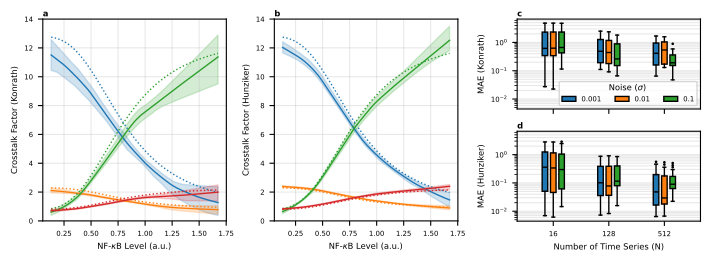

The Python source for this figure:
import pandas as pd
import numpy as np
import matplotlib.pyplot as plt
import matplotlib.patches as mpatches
from pathlib import Path
from scipy.interpolate import interp1d

# ---------------------------------------------------------------------------
# Paths & config
# ---------------------------------------------------------------------------
project_root    = Path(__file__).resolve().parents[3]
code_root       = project_root / "code"
EXPERIMENT_ROOT = code_root / "experiments" / "multivariate" / "multivariate_study_2026-02-10_182131"

SEEDS               = range(10)
NOISE_CROSSTALK     = 0.1
N_SIGNALS_CROSSTALK = 128
VALID_N             = [16, 128, 512]
VALID_NOISE         = [0.001, 0.01, 0.1]

# ---------------------------------------------------------------------------
# Figure layout
# ---------------------------------------------------------------------------
plt.rcParams.update({"font.size": 6, "axes.labelsize": 6, "axes.titlesize": 6,
                     "xtick.labelsize": 5, "ytick.labelsize": 5,
                     "legend.fontsize": 5, "lines.linewidth": 0.1})

plt.rcParams.update({"font.size": 6, "axes.labelsize": 6, "axes.titlesize": 6,
                     "xtick.labelsize": 5, "ytick.labelsize": 5,
                     "legend.fontsize": 5, "lines.linewidth": 0.1,
                     "axes.linewidth": 0.5,
                     "xtick.major.width": 0.5, "ytick.major.width": 0.5,
                     "xtick.major.size": 2,   "ytick.major.size": 2})

grid_keywords = {"ls": "-", "alpha": 0.1, "lw": 0.1, 'c': 'k'}

fig = plt.figure(figsize=(7.00787, 2.5), constrained_layout=True)
sf_ct, sf_mae = fig.subfigures(1, 2, width_ratios=[2, 1], wspace=0.01)

# Left subfigure: crosstalk panels side-by-side (1 row × 2 cols), shared y-axis
gs_ct = sf_ct.add_gridspec(nrows=1, ncols=2, wspace=0.01)
ax_ct_konrath  = sf_ct.add_subplot(gs_ct[0, 0])
ax_ct_hunziker = sf_ct.add_subplot(gs_ct[0, 1], sharey=ax_ct_konrath)

# Right subfigure: MAE boxplots stacked (2 rows × 1 col), shared x-axis
gs_mae = sf_mae.add_gridspec(nrows=2, ncols=1, hspace=0.01)
ax_mae_konrath  = sf_mae.add_subplot(gs_mae[0, 0])
ax_mae_hunziker = sf_mae.add_subplot(gs_mae[1, 0], sharex=ax_mae_konrath, sharey=ax_mae_konrath)
ax_mae_konrath.tick_params(labelbottom=False)

ct_colors  = ["C0", "C1", "C2", "C3"]
mae_colors = ["C0", "C1", "C2"]
width      = 0.1
gap        = 1.5
offsets    = [-width * gap, 0, width * gap]
indices    = np.arange(len(VALID_N))

# ---------------------------------------------------------------------------
# Crosstalk — Konrath
# ---------------------------------------------------------------------------
experiments_ct_konrath = []
for item in EXPERIMENT_ROOT.iterdir():
    if not item.is_dir() or not item.name.startswith("konrath2020"):
        continue
    parts = item.name.split("_")
    try:
        if int(parts[-1][1:]) != N_SIGNALS_CROSSTALK or float(parts[-2]) != NOISE_CROSSTALK:
            continue
        experiments_ct_konrath.append({"path": item, "function": "_".join(parts[1:-2])})
    except Exception:
        continue
experiments_ct_konrath.sort(key=lambda x: x["function"])

for i, exp in enumerate(experiments_ct_konrath):
    collected = []
    for seed in SEEDS:
        f = exp["path"] / f"run_seed_{seed}" / "learned_vs_true_crosstalk_factor_values.csv"
        if f.exists():
            try:
                collected.append(pd.read_csv(f))
            except Exception:
                pass
    if not collected:
        continue
    all_x = pd.concat([d["nfkb_flat"] for d in collected])
    grid  = np.linspace(all_x.min(), all_x.max(), 100)
    true_y, pred_list = None, []
    for df in collected:
        df = df.sort_values("nfkb_flat")
        if true_y is None:
            true_y = interp1d(df["nfkb_flat"], df["true_synth_factor"],
                              kind="linear", fill_value="extrapolate")(grid)
        pred_list.append(interp1d(df["nfkb_flat"], df["pred_synth_factor"],
                                  kind="linear", fill_value="extrapolate")(grid))
    preds = np.array(pred_list)
    color = ct_colors[i % len(ct_colors)]
    label = exp["function"].replace("monoton_", "").replace("hill", "").replace("_", " ").strip().title()
    ax_ct_konrath.plot(grid, true_y,             color=color, ls=":", lw=1)
    ax_ct_konrath.plot(grid, preds.mean(axis=0), color=color, ls="-", lw=1, label=label)
    ax_ct_konrath.fill_between(grid, np.percentile(preds, 5, axis=0),
                               np.percentile(preds, 95, axis=0), color=color, alpha=0.2)

ax_ct_konrath.set_xlabel(r"NF-$\kappa$B Level (a.u.)")
ax_ct_konrath.grid(True, **grid_keywords)
ax_ct_konrath.set_ylabel("Crosstalk Factor (Konrath)", fontsize=6)
ax_ct_konrath.set_ylim(0, 14)

# ---------------------------------------------------------------------------
# Crosstalk — Hunziker
# ---------------------------------------------------------------------------
experiments_ct_hunziker = []
for item in EXPERIMENT_ROOT.iterdir():
    if not item.is_dir() or not item.name.startswith("hunziker2010"):
        continue
    parts = item.name.split("_")
    try:
        if int(parts[-1][1:]) != N_SIGNALS_CROSSTALK or float(parts[-2]) != NOISE_CROSSTALK:
            continue
        experiments_ct_hunziker.append({"path": item, "function": "_".join(parts[1:-2])})
    except Exception:
        continue
experiments_ct_hunziker.sort(key=lambda x: x["function"])

for i, exp in enumerate(experiments_ct_hunziker):
    collected = []
    for seed in SEEDS:
        f = exp["path"] / f"run_seed_{seed}" / "learned_vs_true_crosstalk_factor_values.csv"
        if f.exists():
            try:
                collected.append(pd.read_csv(f))
            except Exception:
                pass
    if not collected:
        continue
    all_x = pd.concat([d["nfkb_flat"] for d in collected])
    grid  = np.linspace(all_x.min(), all_x.max(), 100)
    true_y, pred_list = None, []
    for df in collected:
        df = df.sort_values("nfkb_flat")
        if true_y is None:
            true_y = interp1d(df["nfkb_flat"], df["true_synth_factor"],
                              kind="linear", fill_value="extrapolate")(grid)
        pred_list.append(interp1d(df["nfkb_flat"], df["pred_synth_factor"],
                                  kind="linear", fill_value="extrapolate")(grid))
    preds = np.array(pred_list)
    color = ct_colors[i % len(ct_colors)]
    label = exp["function"].replace("monoton_", "").replace("hill", "").replace("_", " ").strip().title()
    ax_ct_hunziker.plot(grid, true_y,             color=color, ls=":", lw=1)
    ax_ct_hunziker.plot(grid, preds.mean(axis=0), color=color, ls="-", lw=1, label=label)
    ax_ct_hunziker.fill_between(grid, np.percentile(preds, 5, axis=0),
                                np.percentile(preds, 95, axis=0), color=color, alpha=0.2)

ax_ct_hunziker.set_xlabel(r"NF-$\kappa$B Level (a.u.)")
ax_ct_hunziker.grid(True, **grid_keywords)
ax_ct_hunziker.set_ylabel("Crosstalk Factor (Hunziker)", fontsize=6)
ax_ct_hunziker.set_ylim(0, 14)

# Shared legend spanning both crosstalk panels
handles, labels = ax_ct_konrath.get_legend_handles_labels()
#sf_ct.legend(handles, labels, loc="lower center", ncol=len(handles),
#             fontsize=5, columnspacing=1, handlelength=1.5)

# ---------------------------------------------------------------------------
# MAE — Konrath
# ---------------------------------------------------------------------------
rows_konrath = []
for item in EXPERIMENT_ROOT.iterdir():
    if not item.is_dir() or not item.name.startswith("konrath2020"):
        continue
    parts = item.name.split("_")
    try:
        n_signals = int(parts[-1][1:])
        noise     = float(parts[-2])
    except Exception:
        continue
    for seed in SEEDS:
        f = item / f"run_seed_{seed}" / "learned_vs_true_crosstalk_factor_values.csv"
        if not f.exists():
            continue
        try:
            df        = pd.read_csv(f).sort_values("nfkb_flat")
            grid      = np.linspace(df["nfkb_flat"].min(), df["nfkb_flat"].max(), 500)
            true_vals = np.interp(grid, df["nfkb_flat"].values, df["true_synth_factor"].values)
            pred_vals = np.interp(grid, df["nfkb_flat"].values, df["pred_synth_factor"].values)
            rows_konrath.append({"n_signals": n_signals, "noise": noise,
                                 "mae": np.mean(np.abs(true_vals - pred_vals))})
        except Exception:
            pass

df_mae_konrath = pd.DataFrame(rows_konrath)
df_mae_konrath = df_mae_konrath[df_mae_konrath["n_signals"].isin(VALID_N) & df_mae_konrath["noise"].isin(VALID_NOISE)]

for i, noise_val in enumerate(VALID_NOISE):
    groups = [df_mae_konrath[(df_mae_konrath["n_signals"] == n) & (df_mae_konrath["noise"] == noise_val)]["mae"].values
              for n in VALID_N]
    ax_mae_konrath.boxplot(groups, positions=indices + offsets[i], widths=width,
                           patch_artist=True, showfliers=True,
                           boxprops=dict(facecolor=mae_colors[i], color="black", alpha=1),
                           medianprops=dict(color="black"),
                           whiskerprops=dict(color="black"),
                           capprops=dict(color="black"),
                           flierprops = dict(marker='o', markerfacecolor='k', markersize=1,
                  linestyle='none', markeredgecolor='k'))

ax_mae_konrath.set_xticks(indices)
ax_mae_konrath.set_xticklabels(VALID_N)
ax_mae_konrath.set_yscale("log")
ax_mae_konrath.set_ylabel("MAE (Konrath)")
ax_mae_konrath.grid(True, axis="y", which="both", **grid_keywords)
ax_mae_konrath.legend(handles=[mpatches.Patch(facecolor=mae_colors[i], edgecolor="black", label=str(v))
                                for i, v in enumerate(VALID_NOISE)],
                      title=r"Noise ($\sigma$)", loc="lower right", ncols=3)

# ---------------------------------------------------------------------------
# MAE — Hunziker
# ---------------------------------------------------------------------------
rows_hunziker = []
for item in EXPERIMENT_ROOT.iterdir():
    if not item.is_dir() or not item.name.startswith("hunziker2010"):
        continue
    parts = item.name.split("_")
    try:
        n_signals = int(parts[-1][1:])
        noise     = float(parts[-2])
    except Exception:
        continue
    for seed in SEEDS:
        f = item / f"run_seed_{seed}" / "learned_vs_true_crosstalk_factor_values.csv"
        if not f.exists():
            continue
        try:
            df        = pd.read_csv(f).sort_values("nfkb_flat")
            grid      = np.linspace(df["nfkb_flat"].min(), df["nfkb_flat"].max(), 500)
            true_vals = np.interp(grid, df["nfkb_flat"].values, df["true_synth_factor"].values)
            pred_vals = np.interp(grid, df["nfkb_flat"].values, df["pred_synth_factor"].values)
            rows_hunziker.append({"n_signals": n_signals, "noise": noise,
                                  "mae": np.mean(np.abs(true_vals - pred_vals))})
        except Exception:
            pass

df_mae_hunziker = pd.DataFrame(rows_hunziker)
df_mae_hunziker = df_mae_hunziker[df_mae_hunziker["n_signals"].isin(VALID_N) & df_mae_hunziker["noise"].isin(VALID_NOISE)]

for i, noise_val in enumerate(VALID_NOISE):
    groups = [df_mae_hunziker[(df_mae_hunziker["n_signals"] == n) & (df_mae_hunziker["noise"] == noise_val)]["mae"].values
              for n in VALID_N]
    ax_mae_hunziker.boxplot(groups, positions=indices + offsets[i], widths=width,
                            patch_artist=True, showfliers=True,
                            boxprops=dict(facecolor=mae_colors[i], color="black", alpha=1),
                            medianprops=dict(color="black"),
                            whiskerprops=dict(color="black"),
                            capprops=dict(color="black"),
                            flierprops = dict(marker='o', markerfacecolor='k', markersize=1,
                  linestyle='none', markeredgecolor='k'))

ax_mae_hunziker.set_xticks(indices)
ax_mae_hunziker.set_xticklabels(VALID_N)
ax_mae_hunziker.set_yscale("log")
ax_mae_hunziker.set_ylabel("MAE (Hunziker)")
ax_mae_hunziker.grid(True, axis="y", which="both", **grid_keywords)
ax_mae_hunziker.set_xlabel("Number of Time Series (N)", fontsize=6)

# ---------------------------------------------------------------------------
# Panel labels
# ---------------------------------------------------------------------------
ax_ct_konrath.set_title("a", loc="left", fontsize=6, fontweight="bold", pad=2)
ax_ct_hunziker.set_title("b", loc="left", fontsize=6, fontweight="bold", pad=2)
ax_mae_konrath.set_title("c", loc="left", fontsize=6, fontweight="bold", pad=2)
ax_mae_hunziker.set_title("d", loc="left", fontsize=6, fontweight="bold", pad=2)

# ---------------------------------------------------------------------------
# Save
# ---------------------------------------------------------------------------
output_dir  = code_root / "plots" / "paper_plots"
output_dir.mkdir(parents=True, exist_ok=True)
output_path = output_dir / "synth_data_big_figure.pdf"
fig.savefig(output_path, dpi=300, bbox_inches="tight")
print(f"Saved to {output_path}")
# plt.show()
